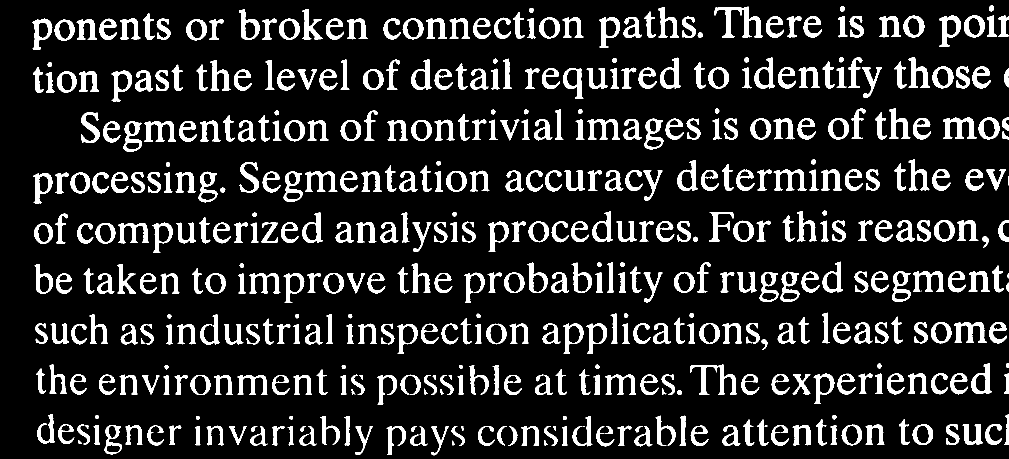
#> input picture hw5/pic/Fig0929(a)(text_image).tif, 2018 x 918 px (shown at 1/2 size)
$ python -i 1.py   (imports and definitions only)
#> lines starting #> are read from the running program, lines starting #| are printed output that depends on the picture; after the words box and inside, x2 and y2 are one past the last pixel; in counts of white or black regions, pixels touching at a corner belong together
#> further down, picture is the input picture: shape (918, 2018, 3); 13.8% white; 497 white regions (11 under 20 px), largest, box (x1, y1, x2, y2) and area: (1429, 13, 1526, 75) 1961, (1380, 729, 1473, 790) 1647, (1886, 235, 1953, 278) 1379
import cv2
import os
import numpy as np
import matplotlib.pyplot as plt


def process(image):
    # 验证图像是否只有0和255
    unique_values = np.unique(image)
#> unique_values = [0, 255]
    if not np.array_equal(unique_values, [0, 255]):
        raise ValueError("图像不只包含0和255两个灰度值")

    # 进行腐蚀操作
    kernel = np.ones((51, 1), np.uint8)
    eroded_image = cv2.erode(image, kernel, iterations=1)
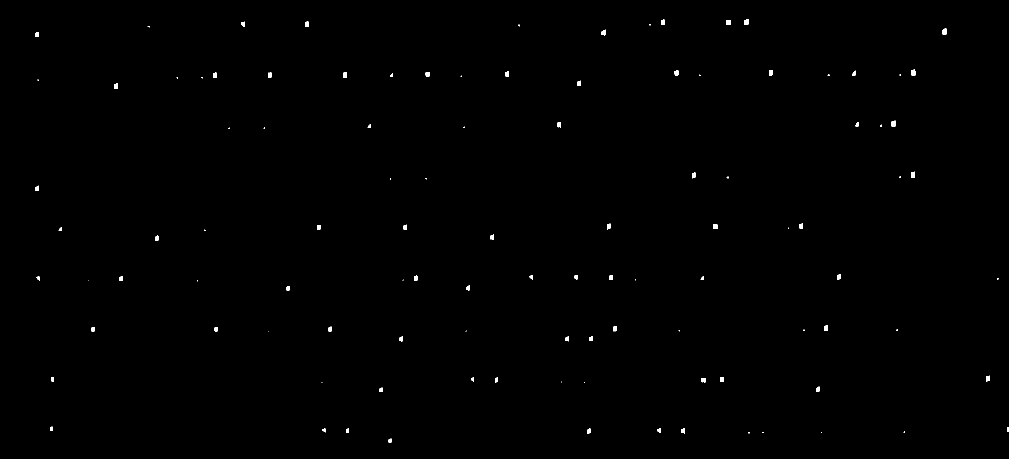
#> eroded_image: shape (918, 2018, 3) (shown at 1/2 size); 0.24% white; 106 white regions (37 under 20 px), largest, box (x1, y1, x2, y2) and area: (1822, 343, 1830, 356) 91, (1452, 40, 1461, 50) 90, (1823, 139, 1831, 151) 89

    # 进行开操作
    kernel = np.ones((51, 1), np.uint8)
    opened_image = cv2.morphologyEx(image, cv2.MORPH_OPEN, kernel)
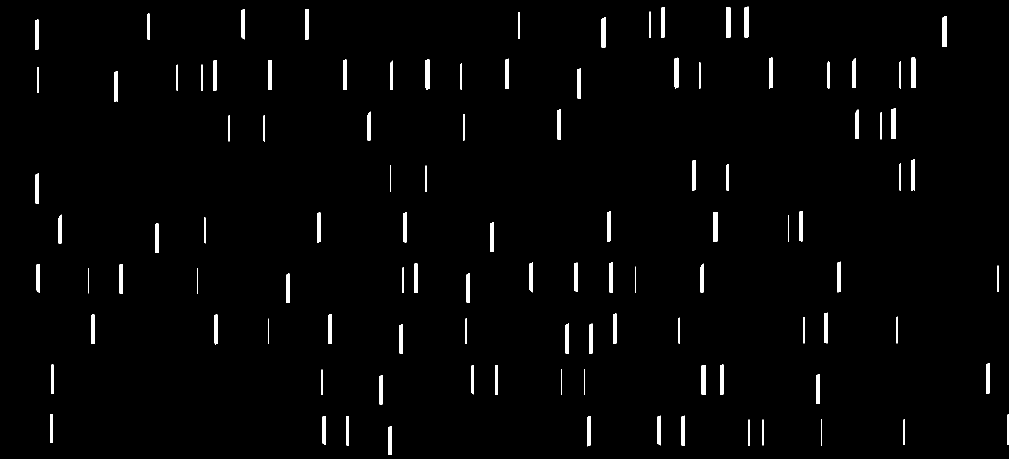
#> opened_image: shape (918, 2018, 3) (shown at 1/2 size); 1.8% white; 106 white regions, largest, box (x1, y1, x2, y2) and area: (1452, 15, 1461, 75) 540, (1426, 424, 1435, 483) 531, (1403, 731, 1412, 790) 526

    # 进行重建开操作
    kernel = np.ones((3, 3), np.uint8)
    previous_image = eroded_image
    num = 0
    while True:
        reconstructed_image = cv2.dilate(previous_image, kernel, iterations=1)
        reconstructed_image = np.minimum(reconstructed_image, image)
        if np.array_equal(reconstructed_image, previous_image):
            break
        previous_image = reconstructed_image
        num += 1
#> this loop made 76 passes
#> pass 1, in process, `reconstructed_image = cv2.dilate(previous_image, kernel, iterations=1)`:
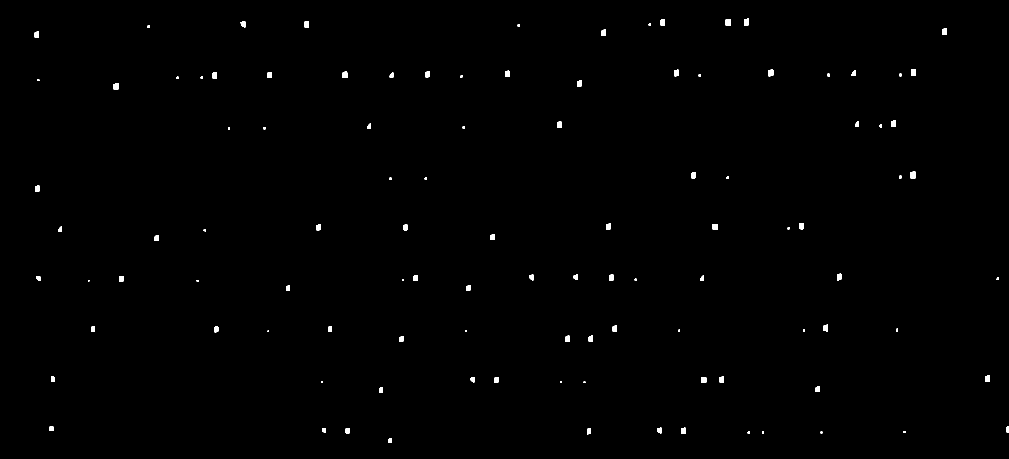
#> reconstructed_image: shape (918, 2018, 3) (shown at 1/2 size); 0.41% white; 106 white regions (16 under 20 px), largest, box (x1, y1, x2, y2) and area: (1821, 342, 1831, 357) 139, (1822, 138, 1832, 152) 133, (1451, 39, 1462, 51) 132
#> pass 1, in process, `reconstructed_image = np.minimum(reconstructed_image, image)`:
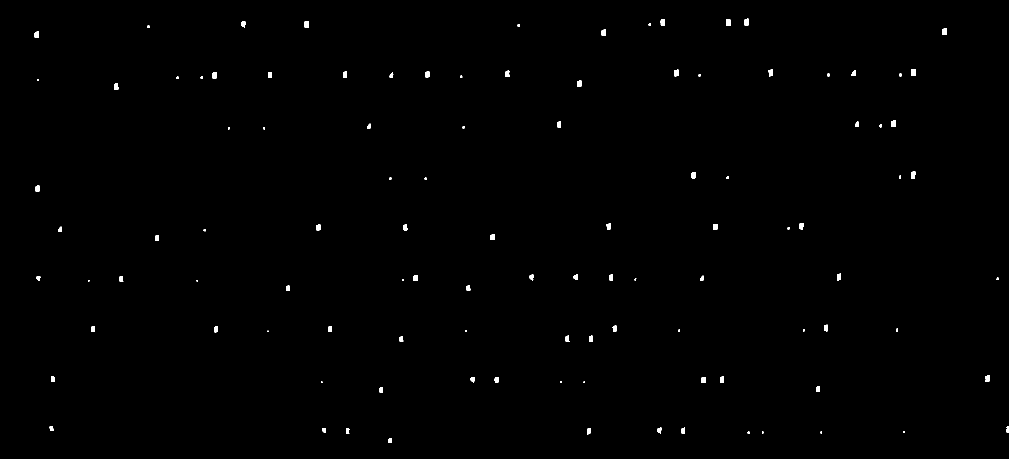
#> reconstructed_image: shape (918, 2018, 3) (shown at 1/2 size); 0.36% white; 106 white regions (27 under 20 px), largest, box (x1, y1, x2, y2) and area: (1822, 138, 1832, 152) 123, (1822, 342, 1831, 357) 119, (1452, 39, 1462, 51) 116
#> pass 2, in process, `reconstructed_image = cv2.dilate(previous_image, kernel, iterations=1)`:
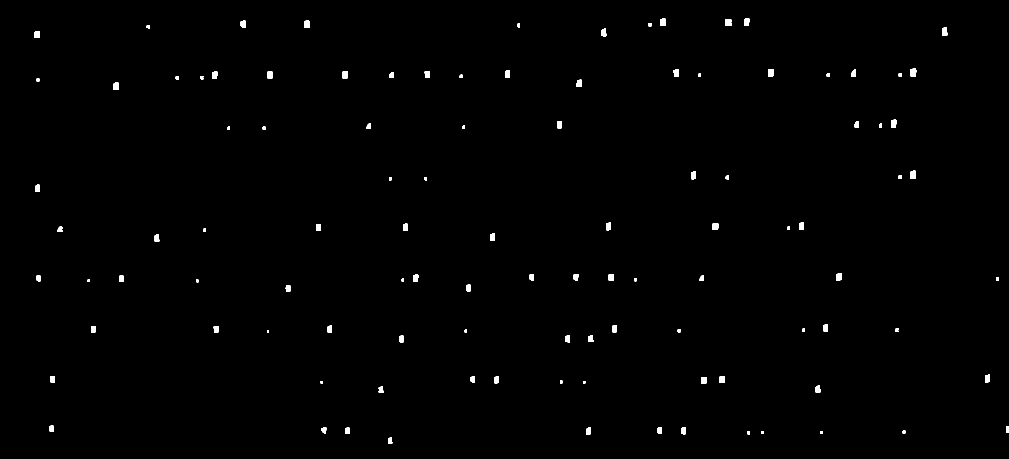
#> reconstructed_image: shape (918, 2018, 3) (shown at 1/2 size); 0.57% white; 106 white regions, largest, box (x1, y1, x2, y2) and area: (1821, 137, 1833, 153) 177, (1821, 341, 1832, 358) 171, (1451, 38, 1463, 52) 166
#> pass 2, in process, `reconstructed_image = np.minimum(reconstructed_image, image)`:
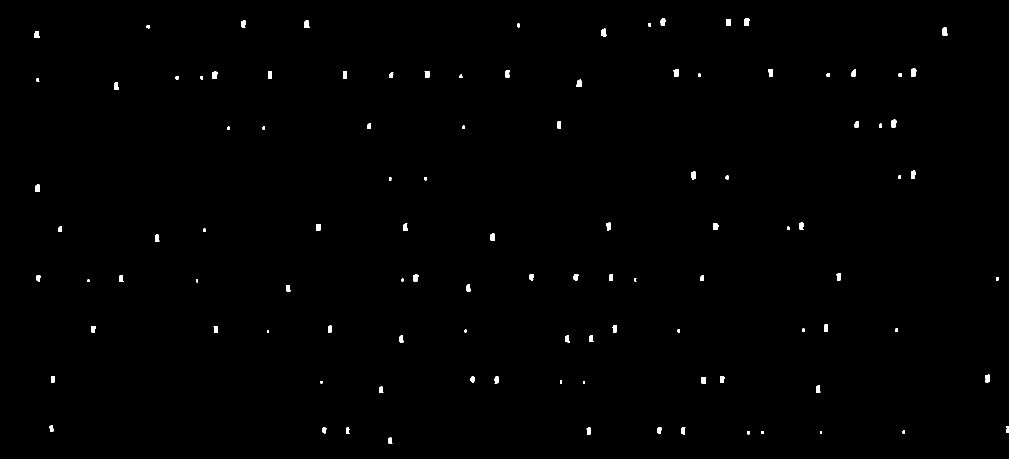
#> reconstructed_image: shape (918, 2018, 3) (shown at 1/2 size); 0.46% white; 106 white regions (1 under 20 px), largest, box (x1, y1, x2, y2) and area: (1822, 137, 1833, 153) 147, (1822, 341, 1832, 358) 141, (1452, 38, 1462, 52) 136
#> after the loop:
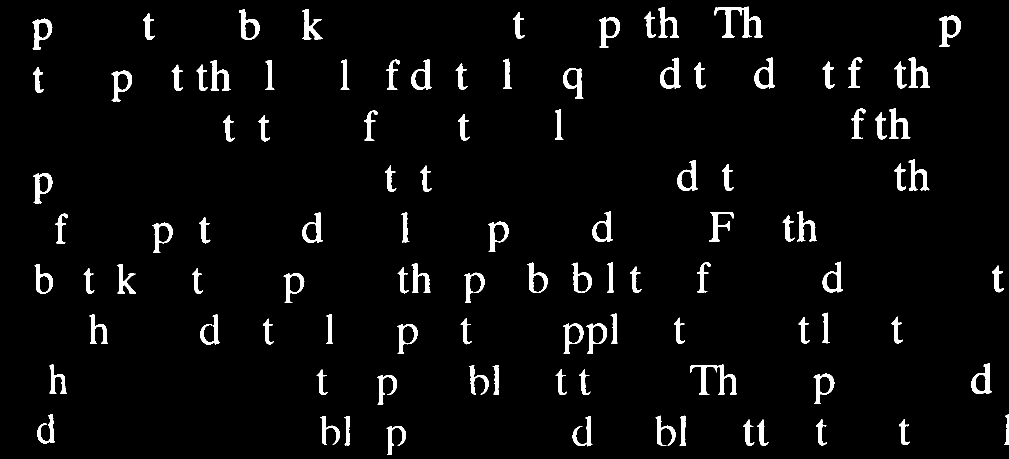
#> previous_image: shape (918, 2018, 3) (shown at 1/2 size); 3.8% white; 104 white regions, largest, box (x1, y1, x2, y2) and area: (1429, 13, 1526, 75) 1961, (1380, 729, 1473, 790) 1647, (1879, 31, 1922, 94) 1133
#> after the loop, num = 75
    print(f"迭代次数: {num}")
#| 迭代次数: 75

    return eroded_image, opened_image, reconstructed_image


current_dir = os.path.dirname(os.path.abspath(__file__))
# [1 line not run here, left out]
image_path = r"pic\\Fig0929(a)(text_image).tif"
# [12 lines not run here, left out]

>>> import cv2
>>> picture = cv2.imread('pic/Fig0929(a)(text_image).tif')
>>> result = process(picture)
